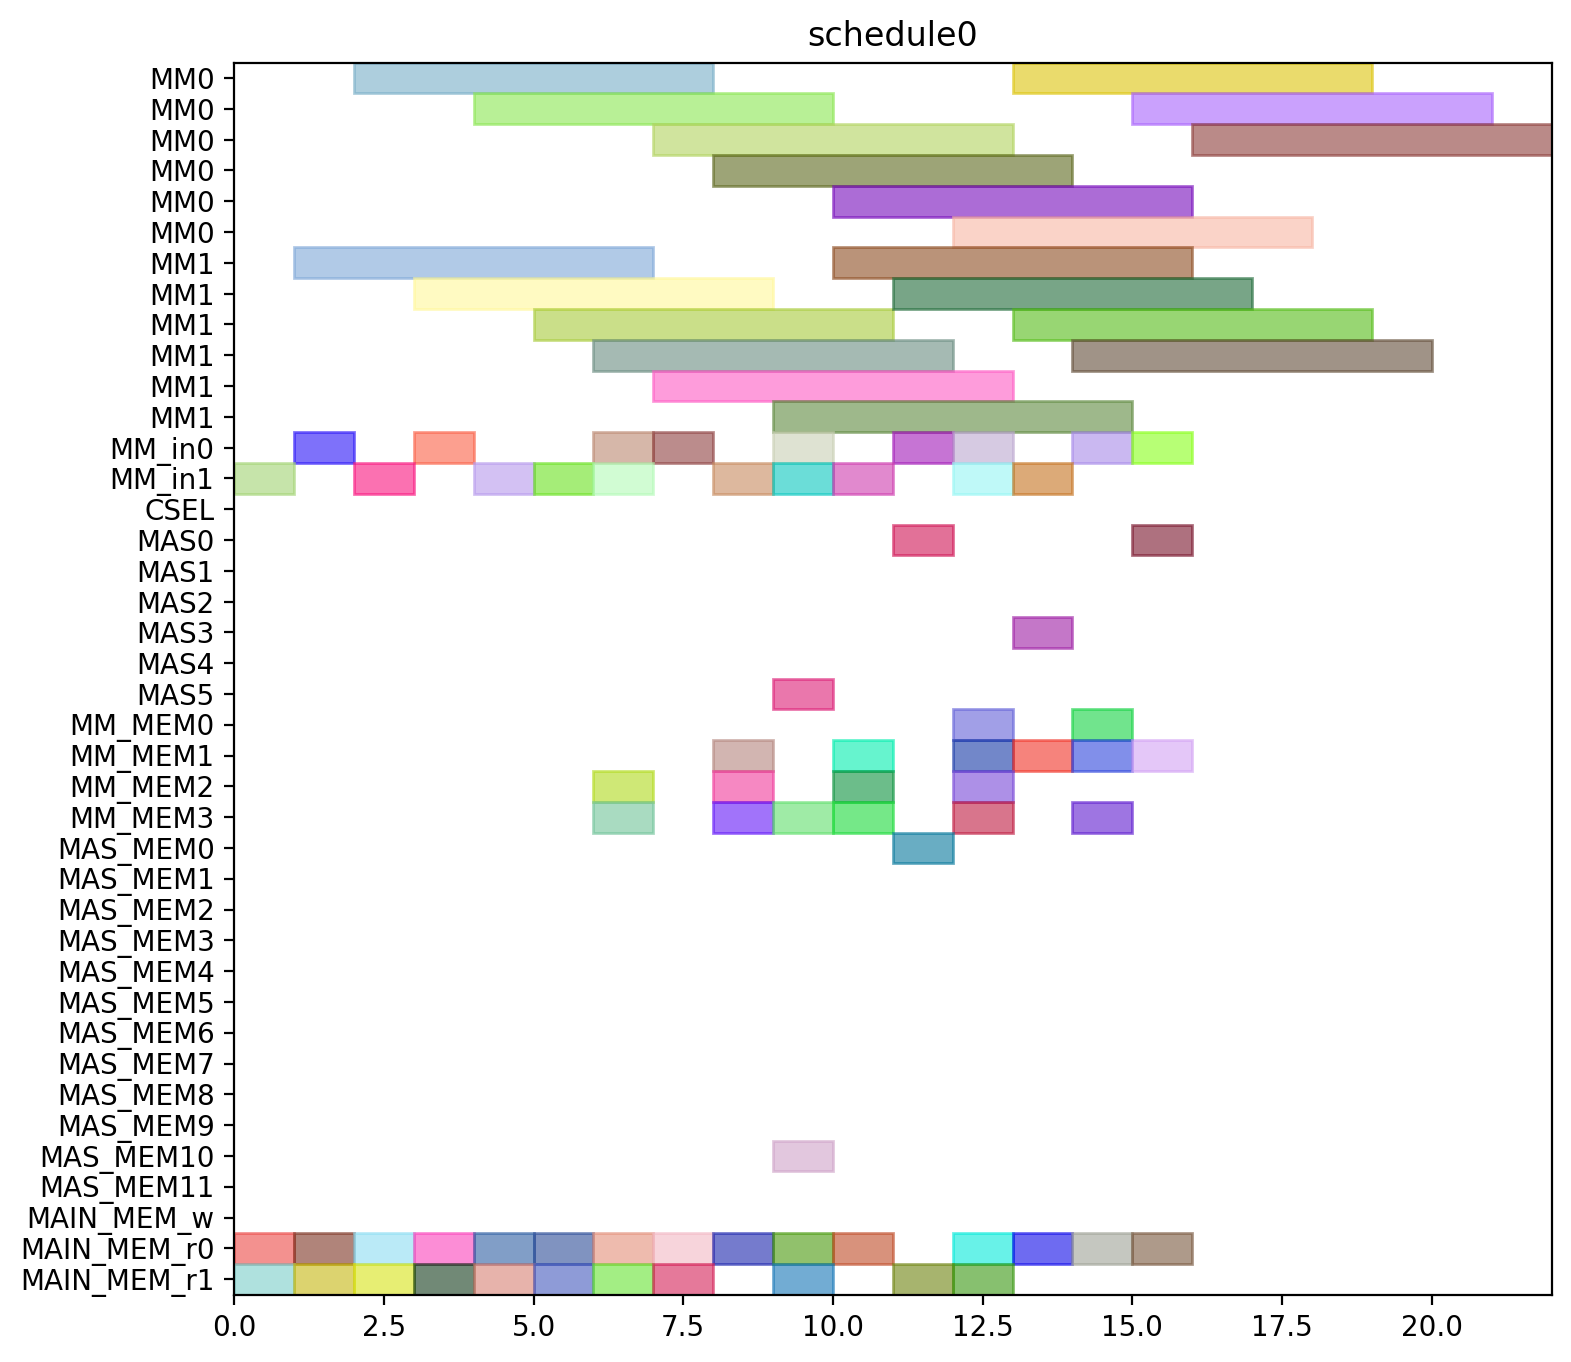

Reproduce this figure in Python.
from pyschedule import Scenario, solvers, plotters, alt


def solve():
	horizon = 120
	S = Scenario("schedule0", horizon=horizon)

	# resource
	MM = S.Resources('MM', num=2, size=6)
	MM_in = S.Resources('MM_in', num=2)
	CSEL = S.Resource('CSEL')
	MAS = S.Resources('MAS', num=6, size=1, periods=range(1, horizon))
	MM_MEM = S.Resources('MM_MEM', num=4)
	MAS_MEM = S.Resources('MAS_MEM', num=12)
	MAIN_MEM_w = S.Resource('MAIN_MEM_w', size=1)
	MAIN_MEM_r = S.Resources('MAIN_MEM_r', num=2)

	# result of previous scheduling

	# new tasks
	Z_exp2 = S.Task('Z_exp2', length=6, delay_cost=1)
	Z_exp2 += alt(MM)
	Z_exp2_in = S.Task('Z_exp2_in', length=1, delay_cost=1)
	Z_exp2_in += alt(MM_in)
	S += Z_exp2_in*MM_in[0]<=Z_exp2*MM[0]
	S += Z_exp2_in*MM_in[1]<=Z_exp2*MM[1]
	Z_exp2_mem0 = S.Task('Z_exp2_mem0', length=1, delay_cost=1)
	Z_exp2_mem0 += MAIN_MEM_r[0]
	S += Z_exp2_mem0 <= Z_exp2

	Z_exp2_mem1 = S.Task('Z_exp2_mem1', length=1, delay_cost=1)
	Z_exp2_mem1 += MAIN_MEM_r[1]
	S += Z_exp2_mem1 <= Z_exp2

	NX0 = S.Task('NX0', length=6, delay_cost=1)
	NX0 += alt(MM)
	NX0_in = S.Task('NX0_in', length=1, delay_cost=1)
	NX0_in += alt(MM_in)
	S += NX0_in*MM_in[0]<=NX0*MM[0]
	S += NX0_in*MM_in[1]<=NX0*MM[1]
	NX0_mem0 = S.Task('NX0_mem0', length=1, delay_cost=1)
	NX0_mem0 += MAIN_MEM_r[0]
	S += NX0_mem0 <= NX0

	NX0_mem1 = S.Task('NX0_mem1', length=1, delay_cost=1)
	NX0_mem1 += MAIN_MEM_r[1]
	S += NX0_mem1 <= NX0

	k0_10_Z1 = S.Task('k0_10_Z1', length=6, delay_cost=1)
	k0_10_Z1 += alt(MM)
	k0_10_Z1_in = S.Task('k0_10_Z1_in', length=1, delay_cost=1)
	k0_10_Z1_in += alt(MM_in)
	S += k0_10_Z1_in*MM_in[0]<=k0_10_Z1*MM[0]
	S += k0_10_Z1_in*MM_in[1]<=k0_10_Z1*MM[1]
	k0_10_Z1_mem0 = S.Task('k0_10_Z1_mem0', length=1, delay_cost=1)
	k0_10_Z1_mem0 += MAIN_MEM_r[0]
	S += k0_10_Z1_mem0 <= k0_10_Z1

	k0_10_Z1_mem1 = S.Task('k0_10_Z1_mem1', length=1, delay_cost=1)
	k0_10_Z1_mem1 += MAIN_MEM_r[1]
	S += k0_10_Z1_mem1 <= k0_10_Z1

	DX0 = S.Task('DX0', length=6, delay_cost=1)
	DX0 += alt(MM)
	DX0_in = S.Task('DX0_in', length=1, delay_cost=1)
	DX0_in += alt(MM_in)
	S += DX0_in*MM_in[0]<=DX0*MM[0]
	S += DX0_in*MM_in[1]<=DX0*MM[1]
	DX0_mem0 = S.Task('DX0_mem0', length=1, delay_cost=1)
	DX0_mem0 += MAIN_MEM_r[0]
	S += DX0_mem0 <= DX0

	DX0_mem1 = S.Task('DX0_mem1', length=1, delay_cost=1)
	DX0_mem1 += MAIN_MEM_r[1]
	S += DX0_mem1 <= DX0

	NY0 = S.Task('NY0', length=6, delay_cost=1)
	NY0 += alt(MM)
	NY0_in = S.Task('NY0_in', length=1, delay_cost=1)
	NY0_in += alt(MM_in)
	S += NY0_in*MM_in[0]<=NY0*MM[0]
	S += NY0_in*MM_in[1]<=NY0*MM[1]
	NY0_mem0 = S.Task('NY0_mem0', length=1, delay_cost=1)
	NY0_mem0 += MAIN_MEM_r[0]
	S += NY0_mem0 <= NY0

	NY0_mem1 = S.Task('NY0_mem1', length=1, delay_cost=1)
	NY0_mem1 += MAIN_MEM_r[1]
	S += NY0_mem1 <= NY0

	k2_14_Z1 = S.Task('k2_14_Z1', length=6, delay_cost=1)
	k2_14_Z1 += alt(MM)
	k2_14_Z1_in = S.Task('k2_14_Z1_in', length=1, delay_cost=1)
	k2_14_Z1_in += alt(MM_in)
	S += k2_14_Z1_in*MM_in[0]<=k2_14_Z1*MM[0]
	S += k2_14_Z1_in*MM_in[1]<=k2_14_Z1*MM[1]
	k2_14_Z1_mem0 = S.Task('k2_14_Z1_mem0', length=1, delay_cost=1)
	k2_14_Z1_mem0 += MAIN_MEM_r[0]
	S += k2_14_Z1_mem0 <= k2_14_Z1

	k2_14_Z1_mem1 = S.Task('k2_14_Z1_mem1', length=1, delay_cost=1)
	k2_14_Z1_mem1 += MAIN_MEM_r[1]
	S += k2_14_Z1_mem1 <= k2_14_Z1

	DY0 = S.Task('DY0', length=6, delay_cost=1)
	DY0 += alt(MM)
	DY0_in = S.Task('DY0_in', length=1, delay_cost=1)
	DY0_in += alt(MM_in)
	S += DY0_in*MM_in[0]<=DY0*MM[0]
	S += DY0_in*MM_in[1]<=DY0*MM[1]
	DY0_mem0 = S.Task('DY0_mem0', length=1, delay_cost=1)
	DY0_mem0 += MAIN_MEM_r[0]
	S += DY0_mem0 <= DY0

	DY0_mem1 = S.Task('DY0_mem1', length=1, delay_cost=1)
	DY0_mem1 += MAIN_MEM_r[1]
	S += DY0_mem1 <= DY0

	Z_exp3 = S.Task('Z_exp3', length=6, delay_cost=1)
	Z_exp3 += alt(MM)
	Z_exp3_in = S.Task('Z_exp3_in', length=1, delay_cost=1)
	Z_exp3_in += alt(MM_in)
	S += Z_exp3_in*MM_in[0]<=Z_exp3*MM[0]
	S += Z_exp3_in*MM_in[1]<=Z_exp3*MM[1]
	Z_exp3_mem0 = S.Task('Z_exp3_mem0', length=1, delay_cost=1)
	Z_exp3_mem0 += alt(MM_MEM)
	S += (Z_exp2*MM[0])-1 < Z_exp3_mem0*MM_MEM[0]
	S += (Z_exp2*MM[1])-1 < Z_exp3_mem0*MM_MEM[2]
	S += Z_exp3_mem0 <= Z_exp3

	Z_exp3_mem1 = S.Task('Z_exp3_mem1', length=1, delay_cost=1)
	Z_exp3_mem1 += MAIN_MEM_r[1]
	S += Z_exp3_mem1 <= Z_exp3

	NX1_ = S.Task('NX1_', length=1, delay_cost=1)
	NX1_ += alt(MAS)
	NX1__mem0 = S.Task('NX1__mem0', length=1, delay_cost=1)
	NX1__mem0 += alt(MM_MEM)
	S += (NX0*MM[0])-1 < NX1__mem0*MM_MEM[0]
	S += (NX0*MM[1])-1 < NX1__mem0*MM_MEM[2]
	S += NX1__mem0 <= NX1_

	NX1__mem1 = S.Task('NX1__mem1', length=1, delay_cost=1)
	NX1__mem1 += alt(MM_MEM)
	S += (k0_10_Z1*MM[0])-1 < NX1__mem1*MM_MEM[1]
	S += (k0_10_Z1*MM[1])-1 < NX1__mem1*MM_MEM[3]
	S += NX1__mem1 <= NX1_

	k0_9_Z2 = S.Task('k0_9_Z2', length=6, delay_cost=1)
	k0_9_Z2 += alt(MM)
	k0_9_Z2_in = S.Task('k0_9_Z2_in', length=1, delay_cost=1)
	k0_9_Z2_in += alt(MM_in)
	S += k0_9_Z2_in*MM_in[0]<=k0_9_Z2*MM[0]
	S += k0_9_Z2_in*MM_in[1]<=k0_9_Z2*MM[1]
	k0_9_Z2_mem0 = S.Task('k0_9_Z2_mem0', length=1, delay_cost=1)
	k0_9_Z2_mem0 += MAIN_MEM_r[0]
	S += k0_9_Z2_mem0 <= k0_9_Z2

	k0_9_Z2_mem1 = S.Task('k0_9_Z2_mem1', length=1, delay_cost=1)
	k0_9_Z2_mem1 += alt(MM_MEM)
	S += (Z_exp2*MM[0])-1 < k0_9_Z2_mem1*MM_MEM[1]
	S += (Z_exp2*MM[1])-1 < k0_9_Z2_mem1*MM_MEM[3]
	S += k0_9_Z2_mem1 <= k0_9_Z2

	k1_9_Z2 = S.Task('k1_9_Z2', length=6, delay_cost=1)
	k1_9_Z2 += alt(MM)
	k1_9_Z2_in = S.Task('k1_9_Z2_in', length=1, delay_cost=1)
	k1_9_Z2_in += alt(MM_in)
	S += k1_9_Z2_in*MM_in[0]<=k1_9_Z2*MM[0]
	S += k1_9_Z2_in*MM_in[1]<=k1_9_Z2*MM[1]
	k1_9_Z2_mem0 = S.Task('k1_9_Z2_mem0', length=1, delay_cost=1)
	k1_9_Z2_mem0 += MAIN_MEM_r[0]
	S += k1_9_Z2_mem0 <= k1_9_Z2

	k1_9_Z2_mem1 = S.Task('k1_9_Z2_mem1', length=1, delay_cost=1)
	k1_9_Z2_mem1 += alt(MM_MEM)
	S += (Z_exp2*MM[0])-1 < k1_9_Z2_mem1*MM_MEM[1]
	S += (Z_exp2*MM[1])-1 < k1_9_Z2_mem1*MM_MEM[3]
	S += k1_9_Z2_mem1 <= k1_9_Z2

	NY1_ = S.Task('NY1_', length=1, delay_cost=1)
	NY1_ += alt(MAS)
	NY1__mem0 = S.Task('NY1__mem0', length=1, delay_cost=1)
	NY1__mem0 += alt(MM_MEM)
	S += (NY0*MM[0])-1 < NY1__mem0*MM_MEM[0]
	S += (NY0*MM[1])-1 < NY1__mem0*MM_MEM[2]
	S += NY1__mem0 <= NY1_

	NY1__mem1 = S.Task('NY1__mem1', length=1, delay_cost=1)
	NY1__mem1 += alt(MM_MEM)
	S += (k2_14_Z1*MM[0])-1 < NY1__mem1*MM_MEM[1]
	S += (k2_14_Z1*MM[1])-1 < NY1__mem1*MM_MEM[3]
	S += NY1__mem1 <= NY1_

	k2_13_Z2 = S.Task('k2_13_Z2', length=6, delay_cost=1)
	k2_13_Z2 += alt(MM)
	k2_13_Z2_in = S.Task('k2_13_Z2_in', length=1, delay_cost=1)
	k2_13_Z2_in += alt(MM_in)
	S += k2_13_Z2_in*MM_in[0]<=k2_13_Z2*MM[0]
	S += k2_13_Z2_in*MM_in[1]<=k2_13_Z2*MM[1]
	k2_13_Z2_mem0 = S.Task('k2_13_Z2_mem0', length=1, delay_cost=1)
	k2_13_Z2_mem0 += MAIN_MEM_r[0]
	S += k2_13_Z2_mem0 <= k2_13_Z2

	k2_13_Z2_mem1 = S.Task('k2_13_Z2_mem1', length=1, delay_cost=1)
	k2_13_Z2_mem1 += alt(MM_MEM)
	S += (Z_exp2*MM[0])-1 < k2_13_Z2_mem1*MM_MEM[1]
	S += (Z_exp2*MM[1])-1 < k2_13_Z2_mem1*MM_MEM[3]
	S += k2_13_Z2_mem1 <= k2_13_Z2

	k3_14_Z2 = S.Task('k3_14_Z2', length=6, delay_cost=1)
	k3_14_Z2 += alt(MM)
	k3_14_Z2_in = S.Task('k3_14_Z2_in', length=1, delay_cost=1)
	k3_14_Z2_in += alt(MM_in)
	S += k3_14_Z2_in*MM_in[0]<=k3_14_Z2*MM[0]
	S += k3_14_Z2_in*MM_in[1]<=k3_14_Z2*MM[1]
	k3_14_Z2_mem0 = S.Task('k3_14_Z2_mem0', length=1, delay_cost=1)
	k3_14_Z2_mem0 += MAIN_MEM_r[0]
	S += k3_14_Z2_mem0 <= k3_14_Z2

	k3_14_Z2_mem1 = S.Task('k3_14_Z2_mem1', length=1, delay_cost=1)
	k3_14_Z2_mem1 += alt(MM_MEM)
	S += (Z_exp2*MM[0])-1 < k3_14_Z2_mem1*MM_MEM[1]
	S += (Z_exp2*MM[1])-1 < k3_14_Z2_mem1*MM_MEM[3]
	S += k3_14_Z2_mem1 <= k3_14_Z2

	Z_exp4 = S.Task('Z_exp4', length=6, delay_cost=1)
	Z_exp4 += alt(MM)
	Z_exp4_in = S.Task('Z_exp4_in', length=1, delay_cost=1)
	Z_exp4_in += alt(MM_in)
	S += Z_exp4_in*MM_in[0]<=Z_exp4*MM[0]
	S += Z_exp4_in*MM_in[1]<=Z_exp4*MM[1]
	Z_exp4_mem0 = S.Task('Z_exp4_mem0', length=1, delay_cost=1)
	Z_exp4_mem0 += alt(MM_MEM)
	S += (Z_exp3*MM[0])-1 < Z_exp4_mem0*MM_MEM[0]
	S += (Z_exp3*MM[1])-1 < Z_exp4_mem0*MM_MEM[2]
	S += Z_exp4_mem0 <= Z_exp4

	Z_exp4_mem1 = S.Task('Z_exp4_mem1', length=1, delay_cost=1)
	Z_exp4_mem1 += MAIN_MEM_r[1]
	S += Z_exp4_mem1 <= Z_exp4

	NX1 = S.Task('NX1', length=6, delay_cost=1)
	NX1 += alt(MM)
	NX1_in = S.Task('NX1_in', length=1, delay_cost=1)
	NX1_in += alt(MM_in)
	S += NX1_in*MM_in[0]<=NX1*MM[0]
	S += NX1_in*MM_in[1]<=NX1*MM[1]
	NX1_mem0 = S.Task('NX1_mem0', length=1, delay_cost=1)
	NX1_mem0 += alt(MAS_MEM)
	S += (NX1_*MAS[0])-1 < NX1_mem0*MAS_MEM[0]
	S += (NX1_*MAS[1])-1 < NX1_mem0*MAS_MEM[2]
	S += (NX1_*MAS[2])-1 < NX1_mem0*MAS_MEM[4]
	S += (NX1_*MAS[3])-1 < NX1_mem0*MAS_MEM[6]
	S += (NX1_*MAS[4])-1 < NX1_mem0*MAS_MEM[8]
	S += (NX1_*MAS[5])-1 < NX1_mem0*MAS_MEM[10]
	S += NX1_mem0 <= NX1

	NX1_mem1 = S.Task('NX1_mem1', length=1, delay_cost=1)
	NX1_mem1 += MAIN_MEM_r[1]
	S += NX1_mem1 <= NX1

	k0_8_Z3 = S.Task('k0_8_Z3', length=6, delay_cost=1)
	k0_8_Z3 += alt(MM)
	k0_8_Z3_in = S.Task('k0_8_Z3_in', length=1, delay_cost=1)
	k0_8_Z3_in += alt(MM_in)
	S += k0_8_Z3_in*MM_in[0]<=k0_8_Z3*MM[0]
	S += k0_8_Z3_in*MM_in[1]<=k0_8_Z3*MM[1]
	k0_8_Z3_mem0 = S.Task('k0_8_Z3_mem0', length=1, delay_cost=1)
	k0_8_Z3_mem0 += MAIN_MEM_r[0]
	S += k0_8_Z3_mem0 <= k0_8_Z3

	k0_8_Z3_mem1 = S.Task('k0_8_Z3_mem1', length=1, delay_cost=1)
	k0_8_Z3_mem1 += alt(MM_MEM)
	S += (Z_exp3*MM[0])-1 < k0_8_Z3_mem1*MM_MEM[1]
	S += (Z_exp3*MM[1])-1 < k0_8_Z3_mem1*MM_MEM[3]
	S += k0_8_Z3_mem1 <= k0_8_Z3

	DX1_ = S.Task('DX1_', length=1, delay_cost=1)
	DX1_ += alt(MAS)
	DX1__mem0 = S.Task('DX1__mem0', length=1, delay_cost=1)
	DX1__mem0 += alt(MM_MEM)
	S += (DX0*MM[0])-1 < DX1__mem0*MM_MEM[0]
	S += (DX0*MM[1])-1 < DX1__mem0*MM_MEM[2]
	S += DX1__mem0 <= DX1_

	DX1__mem1 = S.Task('DX1__mem1', length=1, delay_cost=1)
	DX1__mem1 += alt(MM_MEM)
	S += (k1_9_Z2*MM[0])-1 < DX1__mem1*MM_MEM[1]
	S += (k1_9_Z2*MM[1])-1 < DX1__mem1*MM_MEM[3]
	S += DX1__mem1 <= DX1_

	k1_8_Z3 = S.Task('k1_8_Z3', length=6, delay_cost=1)
	k1_8_Z3 += alt(MM)
	k1_8_Z3_in = S.Task('k1_8_Z3_in', length=1, delay_cost=1)
	k1_8_Z3_in += alt(MM_in)
	S += k1_8_Z3_in*MM_in[0]<=k1_8_Z3*MM[0]
	S += k1_8_Z3_in*MM_in[1]<=k1_8_Z3*MM[1]
	k1_8_Z3_mem0 = S.Task('k1_8_Z3_mem0', length=1, delay_cost=1)
	k1_8_Z3_mem0 += MAIN_MEM_r[0]
	S += k1_8_Z3_mem0 <= k1_8_Z3

	k1_8_Z3_mem1 = S.Task('k1_8_Z3_mem1', length=1, delay_cost=1)
	k1_8_Z3_mem1 += alt(MM_MEM)
	S += (Z_exp3*MM[0])-1 < k1_8_Z3_mem1*MM_MEM[1]
	S += (Z_exp3*MM[1])-1 < k1_8_Z3_mem1*MM_MEM[3]
	S += k1_8_Z3_mem1 <= k1_8_Z3

	NY1 = S.Task('NY1', length=6, delay_cost=1)
	NY1 += alt(MM)
	NY1_in = S.Task('NY1_in', length=1, delay_cost=1)
	NY1_in += alt(MM_in)
	S += NY1_in*MM_in[0]<=NY1*MM[0]
	S += NY1_in*MM_in[1]<=NY1*MM[1]
	NY1_mem0 = S.Task('NY1_mem0', length=1, delay_cost=1)
	NY1_mem0 += alt(MAS_MEM)
	S += (NY1_*MAS[0])-1 < NY1_mem0*MAS_MEM[0]
	S += (NY1_*MAS[1])-1 < NY1_mem0*MAS_MEM[2]
	S += (NY1_*MAS[2])-1 < NY1_mem0*MAS_MEM[4]
	S += (NY1_*MAS[3])-1 < NY1_mem0*MAS_MEM[6]
	S += (NY1_*MAS[4])-1 < NY1_mem0*MAS_MEM[8]
	S += (NY1_*MAS[5])-1 < NY1_mem0*MAS_MEM[10]
	S += NY1_mem0 <= NY1

	NY1_mem1 = S.Task('NY1_mem1', length=1, delay_cost=1)
	NY1_mem1 += MAIN_MEM_r[1]
	S += NY1_mem1 <= NY1

	k2_12_Z3 = S.Task('k2_12_Z3', length=6, delay_cost=1)
	k2_12_Z3 += alt(MM)
	k2_12_Z3_in = S.Task('k2_12_Z3_in', length=1, delay_cost=1)
	k2_12_Z3_in += alt(MM_in)
	S += k2_12_Z3_in*MM_in[0]<=k2_12_Z3*MM[0]
	S += k2_12_Z3_in*MM_in[1]<=k2_12_Z3*MM[1]
	k2_12_Z3_mem0 = S.Task('k2_12_Z3_mem0', length=1, delay_cost=1)
	k2_12_Z3_mem0 += MAIN_MEM_r[0]
	S += k2_12_Z3_mem0 <= k2_12_Z3

	k2_12_Z3_mem1 = S.Task('k2_12_Z3_mem1', length=1, delay_cost=1)
	k2_12_Z3_mem1 += alt(MM_MEM)
	S += (Z_exp3*MM[0])-1 < k2_12_Z3_mem1*MM_MEM[1]
	S += (Z_exp3*MM[1])-1 < k2_12_Z3_mem1*MM_MEM[3]
	S += k2_12_Z3_mem1 <= k2_12_Z3

	DY1_ = S.Task('DY1_', length=1, delay_cost=1)
	DY1_ += alt(MAS)
	DY1__mem0 = S.Task('DY1__mem0', length=1, delay_cost=1)
	DY1__mem0 += alt(MM_MEM)
	S += (DY0*MM[0])-1 < DY1__mem0*MM_MEM[0]
	S += (DY0*MM[1])-1 < DY1__mem0*MM_MEM[2]
	S += DY1__mem0 <= DY1_

	DY1__mem1 = S.Task('DY1__mem1', length=1, delay_cost=1)
	DY1__mem1 += alt(MM_MEM)
	S += (k3_14_Z2*MM[0])-1 < DY1__mem1*MM_MEM[1]
	S += (k3_14_Z2*MM[1])-1 < DY1__mem1*MM_MEM[3]
	S += DY1__mem1 <= DY1_

	k3_13_Z3 = S.Task('k3_13_Z3', length=6, delay_cost=1)
	k3_13_Z3 += alt(MM)
	k3_13_Z3_in = S.Task('k3_13_Z3_in', length=1, delay_cost=1)
	k3_13_Z3_in += alt(MM_in)
	S += k3_13_Z3_in*MM_in[0]<=k3_13_Z3*MM[0]
	S += k3_13_Z3_in*MM_in[1]<=k3_13_Z3*MM[1]
	k3_13_Z3_mem0 = S.Task('k3_13_Z3_mem0', length=1, delay_cost=1)
	k3_13_Z3_mem0 += MAIN_MEM_r[0]
	S += k3_13_Z3_mem0 <= k3_13_Z3

	k3_13_Z3_mem1 = S.Task('k3_13_Z3_mem1', length=1, delay_cost=1)
	k3_13_Z3_mem1 += alt(MM_MEM)
	S += (Z_exp3*MM[0])-1 < k3_13_Z3_mem1*MM_MEM[1]
	S += (Z_exp3*MM[1])-1 < k3_13_Z3_mem1*MM_MEM[3]
	S += k3_13_Z3_mem1 <= k3_13_Z3

	solvers.mip.solve(S,msg=1,kind='CPLEX',ratio_gap=1.01)

	solution = [['hoge']*len(S.solution()[1]) for i in range(len(S.solution()))]
	for i in range(len(S.solution())):
		for j in range(len(S.solution()[i])):
			solution[i][j]=str(S.solution()[i][j])
	print(solution)

	cycles = int(solution[-1][3])

	pic_file_name = "/home/mfukuda/ABE/multiRAM_multiMAS_16mux/scheduling_result/stage6MM2_stage1MAS6/ISOGENY/schedule0.png"
	if(S.solution() != []):
		plotters.matplotlib.plot(S,img_filename=pic_file_name, show_task_labels=False, fig_size=(cycles*0.25+3, 8))

	return solution
